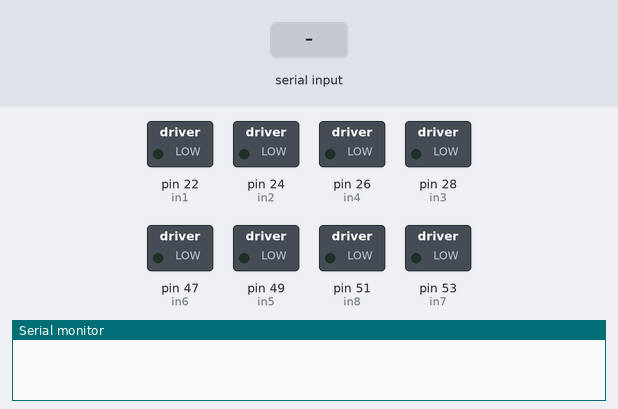
This sketch was run on a simulated Arduino Mega 2560, built with avr-gcc and run on an emulated ATmega2560. Parts: switched loads named in the sketch (green lamp = pin HIGH), the last lines printed to the serial monitor. Inputs (shaded band) come from the test bench.

Above: at 1.2 s.
1.3 s: "I\n" received over Serial
At 2.3 s:
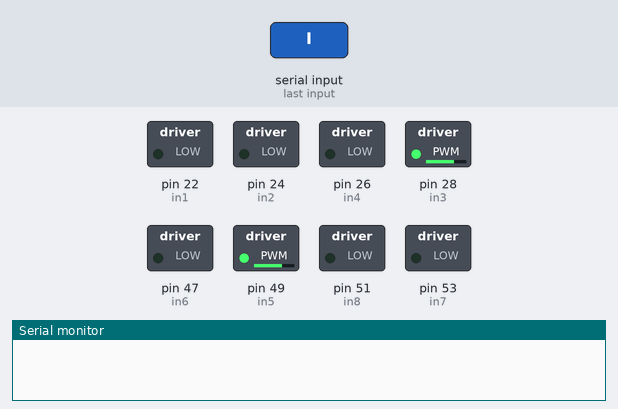
2.8 s: byte 71 ('G') received over Serial
At 4.2 s:
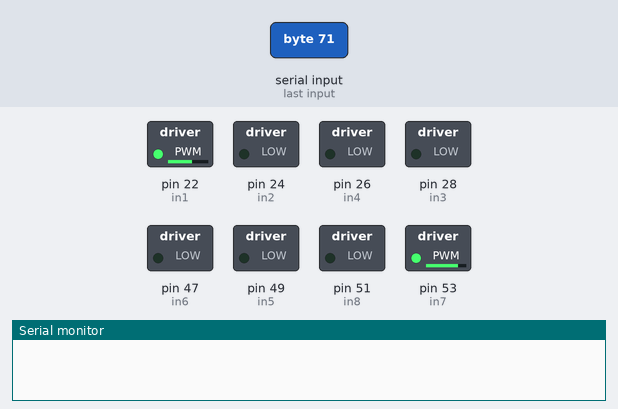
5.3 s: "X\n" received over the second serial link
At 6.1 s:
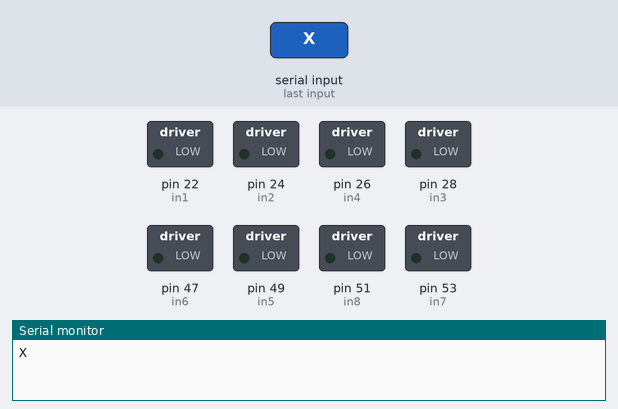
6.8 s: "F\n" received over the second serial link
8.3 s: byte 66 ('B') received over Serial
At 10.5 s:
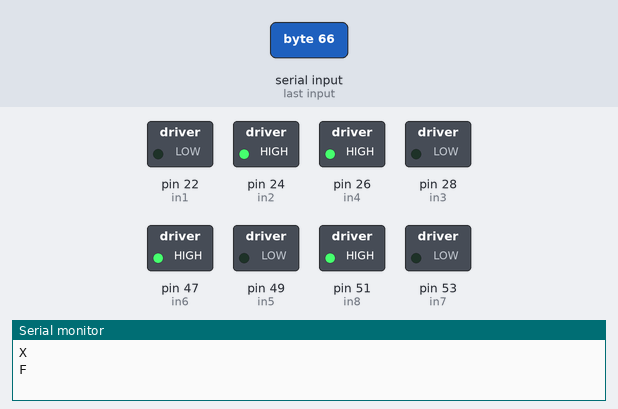
10.8 s: byte 82 ('R') received over Serial
At 12.4 s:
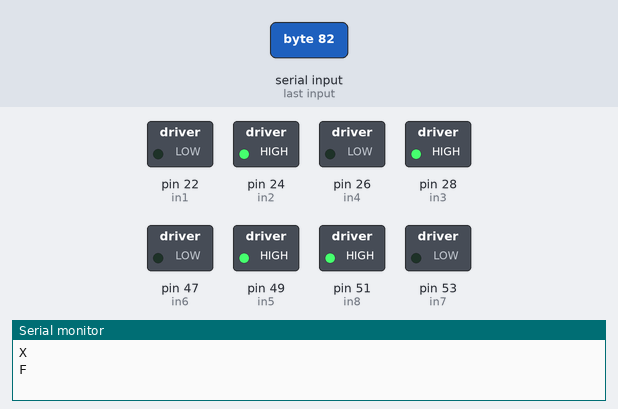
Timing chart, 0 to 13.9 s (numbered marks = the images above; inputs shaded):
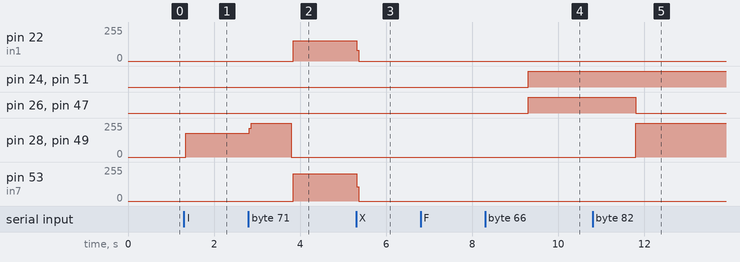

Measured:
- after the input at 1.3 s, pin 28 (in3), pin 49 (in5): 0/255 → 178/255 at once
- after the input at 2.8 s, pin 22 (in1): 0/255 → 152/255 after 1.0 s; pin 28 (in3), pin 49 (in5): 178/255 → 255/255 at once, → 0/255 0.98 s later; pin 53 (in7): 0/255 → 203/255 after 1.0 s
- after the input at 5.3 s, pin 22 (in1): 152/255 → 0/255 at once; pin 53 (in7): 203/255 → 0/255 at once
- after the input at 8.3 s, pin 24 (in2), pin 26 (in4), pin 47 (in6), pin 51 (in8): LOW → HIGH after 1.0 s
- after the input at 10.8 s, pin 26 (in4), pin 47 (in6): HIGH → LOW after 1.0 s; pin 28 (in3), pin 49 (in5): 0/255 → 255/255 after 1.0 s

The sketch:

mecanum_wheels.ino
```cpp
#include <SoftwareSerial.h>
SoftwareSerial bluetoothSerial(12, 13);
int in1 = 22, in2 = 24, in3 = 28, in4 = 26;
int in5 = 49, in6 = 47, in7 = 53, in8 = 51;

char command;
int speed = 255;

void setup() {
	pinMode(in1, OUTPUT);
	pinMode(in2, OUTPUT);
	pinMode(in3, OUTPUT);
	pinMode(in4, OUTPUT);
  pinMode(in5, OUTPUT);
	pinMode(in6, OUTPUT);
	pinMode(in7, OUTPUT);
	pinMode(in8, OUTPUT);

  Serial.begin(115200);
  bluetoothSerial.begin(9600);
}

void stop() {
  digitalWrite(in1, LOW);
	digitalWrite(in2, LOW);
	digitalWrite(in3, LOW);
	digitalWrite(in4, LOW);
  digitalWrite(in5, LOW);
	digitalWrite(in6, LOW);
	digitalWrite(in7, LOW);
	digitalWrite(in8, LOW);
}

void forward() {
	digitalWrite(in1, HIGH);
	digitalWrite(in2, LOW);
	digitalWrite(in3, HIGH);
	digitalWrite(in4, LOW);

  digitalWrite(in5, HIGH);
	digitalWrite(in6, LOW);
	digitalWrite(in7, HIGH);
	digitalWrite(in8, LOW);
}

void backward() {
	digitalWrite(in1, LOW);
	digitalWrite(in2, HIGH);
	digitalWrite(in3, LOW);
	digitalWrite(in4, HIGH);

  digitalWrite(in5, LOW);
	digitalWrite(in6, HIGH);
	digitalWrite(in7, LOW);
	digitalWrite(in8, HIGH);
}

void right() {
	digitalWrite(in1, LOW);
	digitalWrite(in2, HIGH);
	digitalWrite(in3, HIGH);
	digitalWrite(in4, LOW);

  digitalWrite(in5, HIGH);
	digitalWrite(in6, LOW);
	digitalWrite(in7, LOW);
	digitalWrite(in8, HIGH);
}

void left() {
	digitalWrite(in1, HIGH);
	digitalWrite(in2, LOW);
	digitalWrite(in3, LOW);
	digitalWrite(in4, HIGH);

  digitalWrite(in5, LOW);
	digitalWrite(in6, HIGH);
	digitalWrite(in7, HIGH);
	digitalWrite(in8, LOW);
}

void forwardRight() {
	// digitalWrite(in1, HIGH);
	// digitalWrite(in2, LOW);
	digitalWrite(in3, HIGH);
	digitalWrite(in4, LOW);

  digitalWrite(in5, HIGH);
	digitalWrite(in6, LOW);
	// digitalWrite(in7, HIGH);
	// digitalWrite(in8, LOW);
}

void forwardLeft() {
	digitalWrite(in1, HIGH);
	digitalWrite(in2, LOW);
	// digitalWrite(in3, HIGH);
	// digitalWrite(in4, LOW);

  // digitalWrite(in5, HIGH);
	// digitalWrite(in6, LOW);
	digitalWrite(in7, HIGH);
	digitalWrite(in8, LOW);
}

void backwardRight() {
  digitalWrite(in1, LOW);
	digitalWrite(in2, HIGH);
	// digitalWrite(in3, LOW);
	// digitalWrite(in4, HIGH);

  // digitalWrite(in5, LOW);
	// digitalWrite(in6, HIGH);
	digitalWrite(in7, LOW);
	digitalWrite(in8, HIGH);
}

void backwardLeft() {
  // digitalWrite(in1, LOW);
	// digitalWrite(in2, HIGH);
	digitalWrite(in3, LOW);
	digitalWrite(in4, HIGH);

  digitalWrite(in5, LOW);
	digitalWrite(in6, HIGH);
	// digitalWrite(in7, LOW);
	// digitalWrite(in8, HIGH);
}

void loop() {
  if (Serial.available() > 0) {
    String cmd = Serial.readStringUntil('\n');
    command = cmd.charAt(0);
  }

  if (bluetoothSerial.available() > 0) {
    command = bluetoothSerial.read();
    Serial.println(command);
  }

  switch(command) {
    case 'X':
      break;
    case 'x':
      stop();
      break;
    case 'F':
      forward();
      break;
    case 'B':
      backward();
      break;
    case 'R':
      right();
      break;
    case 'L':
      left();
      break;
    case 'I':
      stop();
      forwardRight();
      break;
    case 'G':
      stop();
      forwardLeft();
      break;
    case 'J':
      stop();
      backwardRight();
      break;
    case 'H':
      stop();
      backwardLeft();
      break;
    case 'W':
      break;
    case 'w':
      break;
    case '1':
      speed = 100;
      break;
    case '2':
      speed = 120;
      break;
    case '3':
      speed = 140;
      break;
    case '4':
      speed = 150;
      break;
    case '5':
      speed = 165;
      break;
    case '6':
      speed = 175;
      break;
    case '7':
      speed = 200;
      break;
    case '8':
      speed = 220;
      break;
    case '9':
      speed = 235;
      break;
    case 'q':
      speed = 250;
      break;
    default:
      stop();
      break;
  }

}
```
